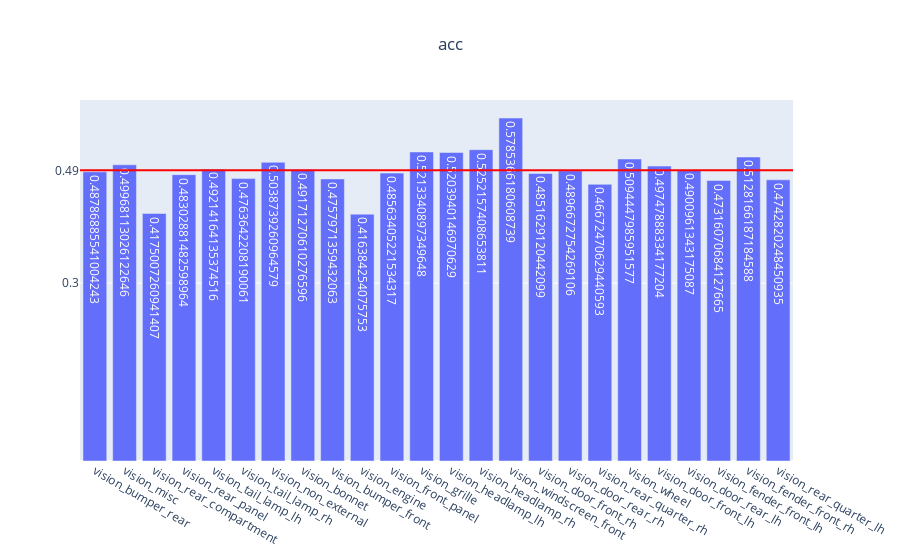

The notebook cell saved with this chart:
### Code cell
genVisMulitlabel(partEvalMetrics, "acc")

### Figure 1 — Plotly figure (JSON) as saved in the notebook; plotly's stock layout.template omitted (floating-point values rounded to 4 significant figures)
{"data": [{"text": [0.4879, 0.4997, 0.4175, 0.483, 0.4921, 0.4764, 0.5039, 0.4917, 0.4758, 0.4164, 0.4856, 0.5213, 0.5204, 0.5252, 0.5785, 0.4852, 0.4897, 0.4667, 0.5094, 0.4975, 0.4901, 0.4732, 0.5128, 0.4743], "type": "bar", "x": ["vision_bumper_rear", "vision_misc", "vision_rear_compartment", "vision_rear_panel", "vision_tail_lamp_lh", "vision_tail_lamp_rh", "vision_non_external", "vision_bonnet", "vision_bumper_front", "vision_engine", "vision_front_panel", "vision_grille", "vision_headlamp_lh", "vision_headlamp_rh", "vision_windscreen_front", "vision_door_front_rh", "vision_door_rear_rh", "vision_rear_quarter_rh", "vision_wheel", "vision_door_front_lh", "vision_door_rear_lh", "vision_fender_front_lh", "vision_fender_front_rh", "vision_rear_quarter_lh"], "y": [0.4879, 0.4997, 0.4175, 0.483, 0.4921, 0.4764, 0.5039, 0.4917, 0.4758, 0.4164, 0.4856, 0.5213, 0.5204, 0.5252, 0.5785, 0.4852, 0.4897, 0.4667, 0.5094, 0.4975, 0.4901, 0.4732, 0.5128, 0.4743]}], "layout": {"shapes": [{"line": {"color": "red", "width": 2}, "type": "line", "x0": 0, "x1": 1, "xref": "x domain", "y0": 0.4906, "y1": 0.4906, "yref": "y"}], "title": {"text": "acc", "x": 0.5}, "yaxis": {"tickmode": "array", "tickvals": ["0.49", 0.3, 0.8]}}}
